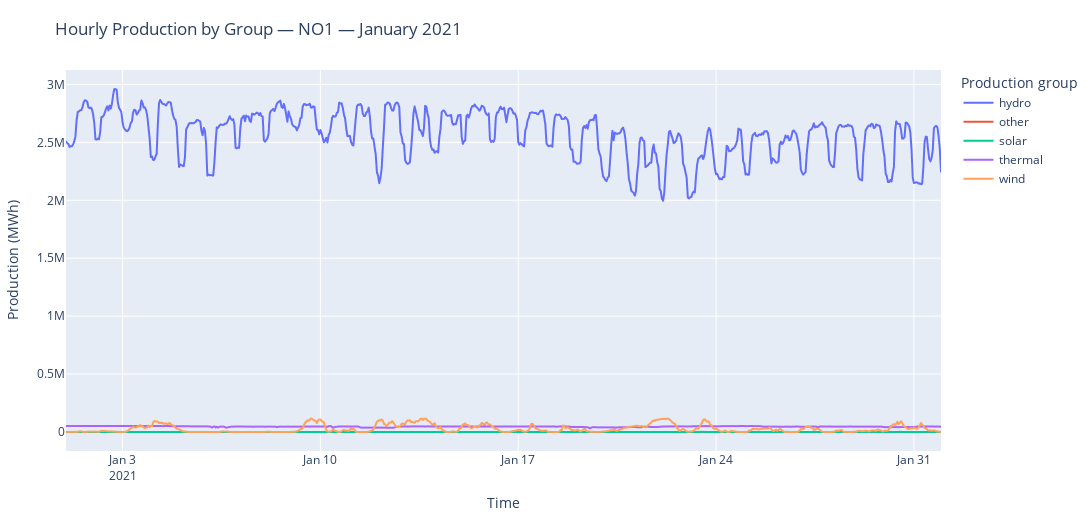

Here is the notebook cell this chart was saved with:
### Markdown cell above
## Line plot: January by production group (per hour)
Shows **hourly production in January** for the selected price area.
Each line represents a **different production group** (e.g., hydro, wind, thermal).
Interactive — you can hover, zoom, and toggle groups.

### Code cell
# Make sure value is numeric and handle nulls
df = df.withColumn("value", F.col("value").cast("double")).na.fill({"value": 0.0})

# Keep only January of the chosen year
df_jan = df.where(
    (F.year(F.col("start_time")) == YEAR) &
    (F.month(F.col("start_time")) == 1)
)

# Aggregate hourly per production_group (if your timestamps are already hourly, this is still fine)
df_hourly = (
    df_jan.groupBy(
        "production_group",
        F.date_trunc("hour", F.col("start_time")).alias("ts_hour")
    )
    .agg(F.sum("value").alias("total_production"))
)

# Guard: no data
if df_hourly.rdd.isEmpty():  # Conditional check
    raise ValueError(f"No January data found for price area '{price_area}' in {YEAR}.")

# Convert to pandas for Plotly
pdf = df_hourly.toPandas()
pdf["ts_hour"] = pd.to_datetime(pdf["ts_hour"])
pdf = pdf.sort_values(["ts_hour", "production_group"])

# Plot: one line per production group
fig = px.line(
    pdf,
    x="ts_hour",
    y="total_production",
    color="production_group",
    title=f"Hourly Production by Group — {price_area} — January {YEAR}",
    labels={
        "ts_hour": "Time",
        "total_production": "Production (MWh)",
        "production_group": "Group"
    }
)

# Small layout polish
fig.update_traces(mode="lines", hovertemplate="<b>%{fullData.name}</b><br>%{x}<br>%{y:,.0f} MWh<extra></extra>")
fig.update_layout(
    width=1100, height=520,
    legend_title_text="Production group",
    margin=dict(l=40, r=20, t=70, b=40),
)

fig.show()

### Figure 1 — Plotly figure (JSON) as saved in the notebook; plotly's stock layout.template omitted (floating-point values rounded to 4 significant figures; data arrays with more than 128 entries replaced by an {"elided": "..."} marker saying what was removed)
{"data": [{"hovertemplate": "<b>%{fullData.name}</b><br>%{x}<br>%{y:,.0f} MWh<extra></extra>", "legendgroup": "hydro", "line": {"color": "#636efa", "dash": "solid"}, "marker": {"symbol": "circle"}, "mode": "lines", "name": "hydro", "showlegend": true, "type": "scattergl", "x": {"elided": "744 str values"}, "xaxis": "x", "y": {"elided": "744 float values"}, "yaxis": "y"}, {"hovertemplate": "<b>%{fullData.name}</b><br>%{x}<br>%{y:,.0f} MWh<extra></extra>", "legendgroup": "other", "line": {"color": "#EF553B", "dash": "solid"}, "marker": {"symbol": "circle"}, "mode": "lines", "name": "other", "showlegend": true, "type": "scattergl", "x": {"elided": "744 str values"}, "xaxis": "x", "y": {"elided": "744 float values"}, "yaxis": "y"}, {"hovertemplate": "<b>%{fullData.name}</b><br>%{x}<br>%{y:,.0f} MWh<extra></extra>", "legendgroup": "solar", "line": {"color": "#00cc96", "dash": "solid"}, "marker": {"symbol": "circle"}, "mode": "lines", "name": "solar", "showlegend": true, "type": "scattergl", "x": {"elided": "744 str values"}, "xaxis": "x", "y": {"elided": "744 float values"}, "yaxis": "y"}, {"hovertemplate": "<b>%{fullData.name}</b><br>%{x}<br>%{y:,.0f} MWh<extra></extra>", "legendgroup": "thermal", "line": {"color": "#ab63fa", "dash": "solid"}, "marker": {"symbol": "circle"}, "mode": "lines", "name": "thermal", "showlegend": true, "type": "scattergl", "x": {"elided": "744 str values"}, "xaxis": "x", "y": {"elided": "744 float values"}, "yaxis": "y"}, {"hovertemplate": "<b>%{fullData.name}</b><br>%{x}<br>%{y:,.0f} MWh<extra></extra>", "legendgroup": "wind", "line": {"color": "#FFA15A", "dash": "solid"}, "marker": {"symbol": "circle"}, "mode": "lines", "name": "wind", "showlegend": true, "type": "scattergl", "x": {"elided": "744 str values"}, "xaxis": "x", "y": {"elided": "744 float values"}, "yaxis": "y"}], "layout": {"height": 520, "legend": {"title": {"text": "Production group"}, "tracegroupgap": 0}, "margin": {"b": 40, "l": 40, "r": 20, "t": 70}, "title": {"text": "Hourly Production by Group — NO1 — January 2021"}, "width": 1100, "xaxis": {"anchor": "y", "domain": [0, 1], "title": {"text": "Time"}}, "yaxis": {"anchor": "x", "domain": [0, 1], "title": {"text": "Production (MWh)"}}}}
